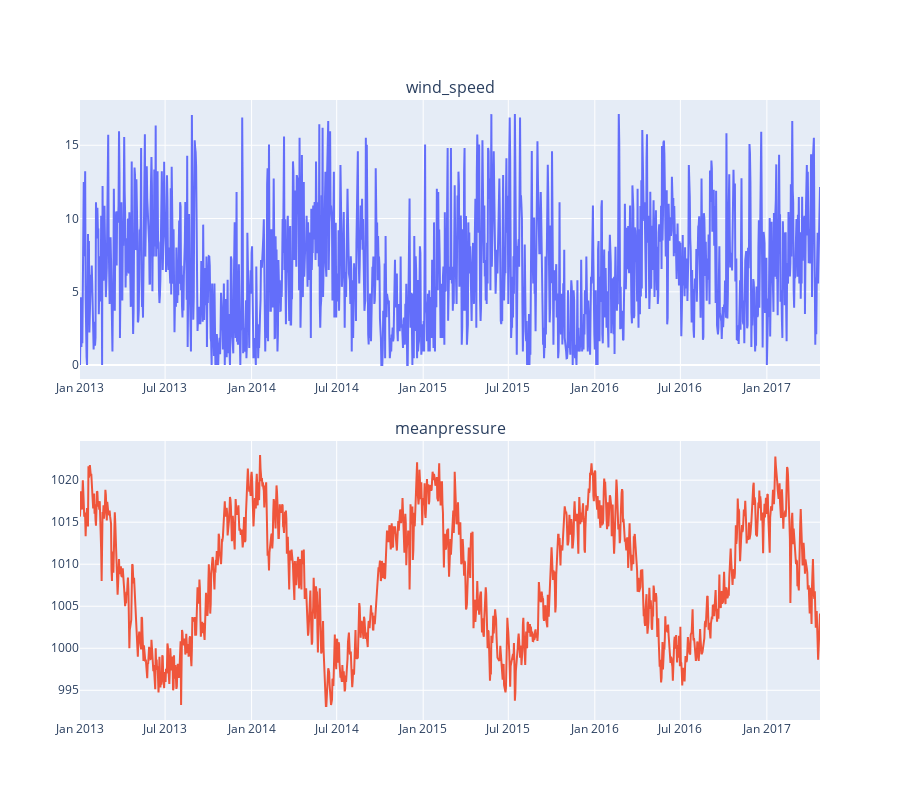

Write notebook code for a chart like this one.
### Markdown cell above
##### We will be plotting weather parameters with date-time

### Code cell
fig = make_subplots(rows=2, cols=1,
                    vertical_spacing=0.1,
                    subplot_titles=("wind_speed" ,'meanpressure'))

fig.add_trace(go.Scatter(x=compiled_data['ds'], y=compiled_data['wind_speed']),
              row=1, col=1)

fig.add_trace(go.Scatter(x=compiled_data['ds'], y=compiled_data['meanpressure']),
              row=2, col=1)

fig.update_layout(height=800,showlegend=False)
fig.show()

### Figure 1 — Plotly figure (JSON) as saved in the notebook; plotly's stock layout.template omitted (floating-point values rounded to 4 significant figures; data arrays with more than 128 entries replaced by an {"elided": "..."} marker saying what was removed)
{"data": [{"type": "scatter", "x": {"elided": "1527 str values"}, "xaxis": "x", "y": {"elided": "1527 float values"}, "yaxis": "y"}, {"type": "scatter", "x": {"elided": "1527 str values"}, "xaxis": "x2", "y": {"elided": "1527 float values"}, "yaxis": "y2"}], "layout": {"annotations": [{"font": {"size": 16}, "showarrow": false, "text": "wind_speed", "x": 0.5, "xanchor": "center", "xref": "paper", "y": 1, "yanchor": "bottom", "yref": "paper"}, {"font": {"size": 16}, "showarrow": false, "text": "meanpressure", "x": 0.5, "xanchor": "center", "xref": "paper", "y": 0.45, "yanchor": "bottom", "yref": "paper"}], "height": 800, "showlegend": false, "xaxis": {"anchor": "y", "domain": [0, 1]}, "xaxis2": {"anchor": "y2", "domain": [0, 1]}, "yaxis": {"anchor": "x", "domain": [0.55, 1]}, "yaxis2": {"anchor": "x2", "domain": [0, 0.45]}}}
